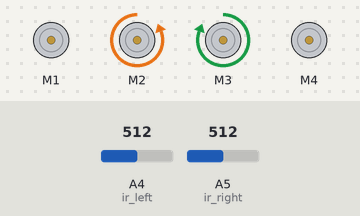
This program was run on a simulated Arduino Uno, built with avr-gcc and run on an emulated ATmega328P. Shown: 4 × DC motor (green arrow = forward, orange = backward, longer = faster). Inputs (shaded band) come from the test bench; at power-on: A4 (ir_left) = 512, A5 (ir_right) = 512.

Above: at 10.9 s.
11.0 s: A4 (ir_left) set to 306
At 11.9 s:
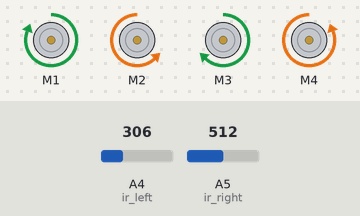
12.5 s: A5 (ir_right) set to 306
At 13.1 s:
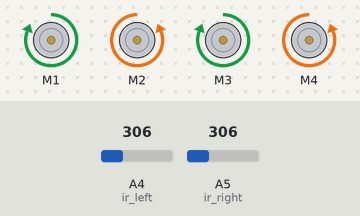
14.0 s: A5 (ir_right) set to 290
At 15.1 s:
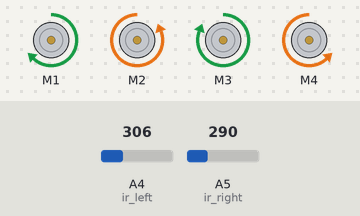
15.5 s: A4 (ir_left) set to 287
At 16.3 s:
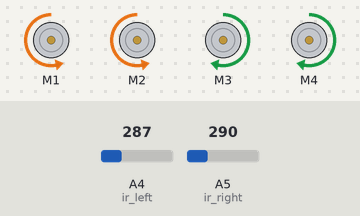
17.0 s: A4 (ir_left) set to 258
18.5 s: A4 (ir_left) set to 232
At 19.8 s:
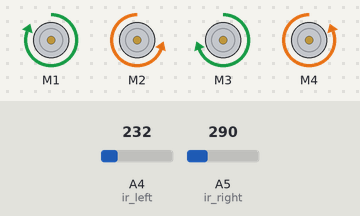
Timing chart, 0 to 21.0 s (numbered marks = the images above; inputs shaded):
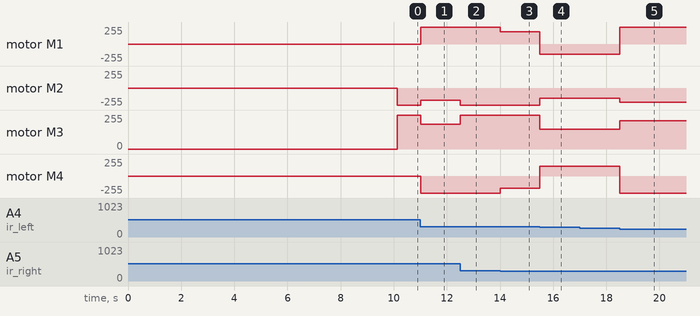

Measured:
- the behaviour switches between 301 and 300 on A4 (ir_left) (found by bisection; images 3 and 4)
- the behaviour switches between 250 and 249 on A4 (ir_left) (found by bisection; images 4 and 5)
- after the input at 11.0 s, motor M1: stopped → forward 255/255 at once; motor M2: backward 255/255 → backward 184/255 at once; motor M3: forward 255/255 → forward 184/255 at once; motor M4: stopped → backward 255/255 at once
- after the input at 12.5 s, motor M2: backward 184/255 → backward 255/255 at once; motor M3: forward 184/255 → forward 255/255 at once
- after the input at 14.0 s, motor M1: forward 255/255 → forward 184/255 at once; motor M4: backward 255/255 → backward 184/255 at once
- after the input at 15.5 s, motor M1: forward 184/255 → backward 150/255 at once; motor M2: backward 255/255 → backward 150/255 at once; motor M3: forward 255/255 → forward 150/255 at once; motor M4: backward 184/255 → forward 150/255 at once
- after the input at 17.0 s, every drawn part: stays the same
- after the input at 18.5 s, motor M1: backward 150/255 → forward 255/255 at once; motor M2: backward 150/255 → backward 212/255 at once; motor M3: forward 150/255 → forward 212/255 at once; motor M4: forward 150/255 → backward 255/255 at once

The program:

main.cpp
```cpp
#include <Arduino.h>
#include <AFMotor.h>

#define BASE_SPEED 200
#define TURN_SPEED 150
#define SEARCH_SPEED 150
#define THRESHOLD 500
#define YELLOW_MIN 20
#define YELLOW_MAX 29

// Fuzzy controller membership ranges
#define BLACK_LOW 0
#define BLACK_HIGH 250
#define DARK_GREY_LOW 125
#define DARK_GREY_HIGH 500
#define TRANSITION_LOW 300
#define TRANSITION_HIGH 750
#define BACKGROUND_LOW 750
#define BACKGROUND_HIGH 1023

AF_DCMotor motor1(1);
AF_DCMotor motor2(2);
AF_DCMotor motor3(3);
AF_DCMotor motor4(4);

byte ir_right = A5;
byte ir_left = A4;

int left_speed = 0;
int right_speed = 0;
int state = 0;

// Startup pause variables
bool is_startup_paused = false;
unsigned long startup_pause_start = 0;
const unsigned long startup_pause_duration = 10000; // 10 seconds pause at startup

// Marker detection variables
bool marker_detected = false;
bool is_marker_paused = false;
unsigned long marker_pause_start = 0;
const unsigned long marker_pause_duration = 10000; // 10 seconds pause when office marker detected
int yellow_detection_count = 0;

// Office markers detected (2 offices, then base)
int office_marker_count = 0;
const int TOTAL_OFFICE_MARKERS = 2;
bool is_base_reached = false;
bool robot_finished = false;

// Cooldown to prevent re-detecting same marker
bool marker_cooldown = false;
unsigned long cooldown_start = 0;
const unsigned long cooldown_duration = 2000; // 2 seconds cooldown after pause

// Delay before pause after detection
bool delay_before_pause = false;
unsigned long detection_time = 0;
const unsigned long delay_duration = 500; // 0.5 seconds delay before pausing

// Fuzzy membership function results
float left_black = 0, left_dark_grey = 0, left_transition = 0, left_background = 0;
float right_black = 0, right_dark_grey = 0, right_transition = 0, right_background = 0;

// Fuzzy output speeds (initialized)
float m1_speed = 0, m2_speed = 0, m3_speed = 0, m4_speed = 0;

void controller(int, int);
void drive_all_motors(int, int);
void fuzzy_membership(int value, float &black, float &dark_grey, float &transition, float &background);
void fuzzy_inference(float l_black, float l_dark, float l_trans, float l_bg,
                     float r_black, float r_dark, float r_trans, float r_bg,
                     float &out1, float &out2, float &out3, float &out4);
void fuzzy_defuzzify(float out1, float out2, float out3, float out4, int &left_speed, int &right_speed);

// Fuzzy membership function for sensor values
void fuzzy_membership(int value, float &black, float &dark_grey, float &transition, float &background)
{
    // Black membership (0-250, peak at 0)
    if (value <= 0) black = 1.0;
    else if (value < 250) black = 1.0 - (value / 250.0);
    else black = 0.0;

    // Dark grey membership (125-500, center at 312.5)
    if (value <= 125) dark_grey = 0.0;
    else if (value < 312.5) dark_grey = (value - 125) / 187.5;
    else if (value < 500) dark_grey = 1.0 - ((value - 312.5) / 187.5);
    else dark_grey = 0.0;

    // Transition membership (300-750, center at 525)
    if (value <= 300) transition = 0.0;
    else if (value < 525) transition = (value - 300) / 225.0;
    else if (value < 750) transition = 1.0 - ((value - 525) / 225.0);
    else transition = 0.0;

    // Background membership (750-1023, peak at 1023)
    if (value <= 750) background = 0.0;
    else if (value < 886.5) background = (value - 750) / 136.5;
    else background = 1.0;
}

// Fuzzy inference engine
void fuzzy_inference(float l_black, float l_dark, float l_trans, float l_bg,
                     float r_black, float r_dark, float r_trans, float r_bg,
                     float &out1, float &out2, float &out3, float &out4)
{
    // Rule 1: Both sensors on blackm, Then go straight
    float rule1 = min(l_black, r_black);
    out1 = max(out1, rule1 * 200);  // motor1 forward
    out2 = max(out2, rule1 * 200);  // motor2 forward
    out3 = max(out3, rule1 * 200);  // motor3 forward
    out4 = max(out4, rule1 * 200);  // motor4 forward

    // Rule 2: Left black, right dark grey, Then slight right turn
    float rule2 = min(l_black, r_dark);
    out1 = max(out1, rule2 * 180);  // motor1 forward
    out2 = max(out2, rule2 * 150);  // motor2 forward (slower)
    out3 = max(out3, rule2 * 150);  // motor3 forward (slower)
    out4 = max(out4, rule2 * 180);  // motor4 forward

    // Rule 3: Left dark grey, right black, Then slight left turn
    float rule3 = min(l_dark, r_black);
    out1 = max(out1, rule3 * 150);  // motor1 forward (slower)
    out2 = max(out2, rule3 * 180);  // motor2 forward
    out3 = max(out3, rule3 * 180);  // motor3 forward
    out4 = max(out4, rule3 * 150);  // motor4 forward (slower)

    // Rule 4: Left black, right transition, Then medium right turn
    float rule4 = min(l_black, r_trans);
    out1 = max(out1, rule4 * 200);   // motor1 forward
    out2 = max(out2, rule4 * 100);   // motor2 forward (slow)
    out3 = max(out3, rule4 * 100);   // motor3 forward (slow)
    out4 = max(out4, rule4 * 200);   // motor4 forward

    // Rule 5: Left transition, right black, Then medium left turn
    float rule5 = min(l_trans, r_black);
    out1 = max(out1, rule5 * 100);   // motor1 forward (slow)
    out2 = max(out2, rule5 * 200);   // motor2 forward
    out3 = max(out3, rule5 * 200);   // motor3 forward
    out4 = max(out4, rule5 * 100);   // motor4 forward (slow)

    // Rule 6: Left black, right background, Then sharp right turn
    float rule6 = min(l_black, r_bg);
    out1 = max(out1, rule6 * 200);   // motor1 forward
    out2 = max(out2, rule6 * -150);  // motor2 backward
    out3 = max(out3, rule6 * -150);  // motor3 backward
    out4 = max(out4, rule6 * 200);   // motor4 forward

    // Rule 7: Left background, right black, Then sharp left turn
    float rule7 = min(l_bg, r_black);
    out1 = max(out1, rule7 * -150);  // motor1 backward
    out2 = max(out2, rule7 * 200);   // motor2 forward
    out3 = max(out3, rule7 * 200);   // motor3 forward
    out4 = max(out4, rule7 * -150);  // motor4 backward

    // Rule 8: Both sensors on transition or background, Then rotate/search
    float rule8 = max(min(l_trans, r_trans), min(l_bg, r_bg));
    out1 = max(out1, rule8 * -150);  // motor1 backward (rotate)
    out2 = max(out2, rule8 * 150);   // motor2 forward
    out3 = max(out3, rule8 * 150);   // motor3 forward
    out4 = max(out4, rule8 * -150);  // motor4 backward (rotate)

    // Rule 9: Left dark grey, right transition, Then gentle right turn
    float rule9 = min(l_dark, r_trans);
    out1 = max(out1, rule9 * 180);   // motor1 forward
    out2 = max(out2, rule9 * 130);   // motor2 forward
    out3 = max(out3, rule9 * 130);   // motor3 forward
    out4 = max(out4, rule9 * 180);   // motor4 forward

    // Rule 10: Left transition, right dark grey, Then gentle left turn
    float rule10 = min(l_trans, r_dark);
    out1 = max(out1, rule10 * 130);  // motor1 forward
    out2 = max(out2, rule10 * 180);  // motor2 forward
    out3 = max(out3, rule10 * 180);  // motor3 forward
    out4 = max(out4, rule10 * 130);  // motor4 forward
}

// Defuzzification using centroid method
void fuzzy_defuzzify(float out1, float out2, float out3, float out4, int &left_speed, int &right_speed)
{
    // Sum of all output memberships
    float sum1 = abs(out1);
    float sum2 = abs(out2);
    float sum3 = abs(out3);
    float sum4 = abs(out4);

    // If all outputs are zero, search mode
    if (sum1 < 0.01 && sum2 < 0.01 && sum3 < 0.01 && sum4 < 0.01) {
        left_speed = -SEARCH_SPEED;
        right_speed = SEARCH_SPEED;
        return;
    }

    // Normalize and scale to motor speed range
    float max_sum = max(max(sum1, sum2), max(sum3, sum4));
    if (max_sum > 0) {
        out1 = (out1 / max_sum) * 255;
        out2 = (out2 / max_sum) * 255;
        out3 = (out3 / max_sum) * 255;
        out4 = (out4 / max_sum) * 255;
    }

    // For differential drive, combine motor pairs
    // Left side: motors 1 and 4
    left_speed = constrain((out1 + out4) / 2, -255, 255);
    // Right side: motors 2 and 3
    right_speed = constrain((out2 + out3) / 2, -255, 255);
}

void controller(int sensor1, int sensor2)
{
    // Reset fuzzy outputs
    float out1 = 0, out2 = 0, out3 = 0, out4 = 0;

    // Calculate membership values for left sensor
    fuzzy_membership(sensor1, left_black, left_dark_grey, left_transition, left_background);

    // Calculate membership values for right sensor
    fuzzy_membership(sensor2, right_black, right_dark_grey, right_transition, right_background);

    // Perform fuzzy inference
    fuzzy_inference(left_black, left_dark_grey, left_transition, left_background,
                    right_black, right_dark_grey, right_transition, right_background,
                    out1, out2, out3, out4);

    // Defuzzify to get motor speeds
    fuzzy_defuzzify(out1, out2, out3, out4, left_speed, right_speed);

    // Update state for debugging
    if (left_speed > 50 && right_speed > 50) state = 1;
    else if (left_speed > right_speed) state = 2;
    else if (right_speed > left_speed) state = 3;
    else state = 4;
}

void setup()
{
    // Stop all motors on startup
    motor1.run(RELEASE);
    motor2.run(RELEASE);
    motor3.run(RELEASE);
    motor4.run(RELEASE);

    motor1.setSpeed(0);
    motor2.setSpeed(0);
    motor3.setSpeed(0);
    motor4.setSpeed(0);

    pinMode(A5, INPUT);
    pinMode(A4, INPUT);

    motor1.setSpeed(255);
    motor2.setSpeed(255);
    motor3.setSpeed(255);
    motor4.setSpeed(255);

    // Start the 10-second startup pause
    is_startup_paused = true;
    startup_pause_start = millis();
}

void loop()
{
    // Check if robot is in startup pause
    if (is_startup_paused)
    {
        // Keep motors stopped
        drive_all_motors(0, 0);

        // Check if 10-second startup pause is over
        if (millis() - startup_pause_start >= startup_pause_duration)
        {
            is_startup_paused = false;
        }

        delay(100);
        return;
    }

    // Check if robot has finished (base reached)
    if (robot_finished)
    {
        // Keep motors stopped forever
        drive_all_motors(0, 0);
        delay(100);
        return;
    }

    int left_val = analogRead(ir_left);
    int right_val = analogRead(ir_right);

    // Check if robot is paused due to office marker detection
    if (is_marker_paused)
    {
        // Keep motors stopped
        drive_all_motors(0, 0);

        // Check if 10-second marker pause is over
        if (millis() - marker_pause_start >= marker_pause_duration)
        {
            is_marker_paused = false;
            marker_detected = false;
            yellow_detection_count = 0;

            // Start cooldown to prevent re-detecting same marker
            marker_cooldown = true;
            cooldown_start = millis();
        }

        delay(100);
        return;
    }

    // Check if in cooldown period (prevents re-detecting same marker)
    if (marker_cooldown)
    {
        if (millis() - cooldown_start >= cooldown_duration)
        {
            marker_cooldown = false; // Cooldown finished
        }
        else
        {
            // During cooldown, just follow the line normally
            controller(left_val, right_val);
            drive_all_motors(left_speed, right_speed);
            delay(10);
            return;
        }
    }

    // Check if in delay-before-pause period
    if (delay_before_pause)
    {
        // Continue following line during delay
        controller(left_val, right_val);
        drive_all_motors(left_speed, right_speed);

        // Check if 0.5 seconds has passed
        if (millis() - detection_time >= delay_duration)
        {
            delay_before_pause = false;

            // Now pause the robot
            marker_detected = true;
            is_marker_paused = true;
            marker_pause_start = millis();

            // Stop motors immediately
            drive_all_motors(0, 0);
            yellow_detection_count = 0;

            delay(50);
            return;
        }

        delay(10);
        return;
    }

    // YELLOW MARKER DETECTION
    if (!marker_detected && !marker_cooldown && !delay_before_pause)
    {
        bool left_yellow = (left_val >= YELLOW_MIN && left_val <= YELLOW_MAX);
        bool right_yellow = (right_val >= YELLOW_MIN && right_val <= YELLOW_MAX);

        if (left_yellow || right_yellow)
        {
            yellow_detection_count++;

            // Need 2 consecutive detections to confirm
            if (yellow_detection_count >= 2)
            {
                // Increment office marker count
                office_marker_count++;

                // Check if this is the base marker (3rd marker)
                if (office_marker_count > TOTAL_OFFICE_MARKERS)
                {
                    // BASE REACHED, Stop forever
                    is_base_reached = true;
                    robot_finished = true;
                    drive_all_motors(0, 0);
                    yellow_detection_count = 0;
                    delay(50);
                    return;
                }
                else
                {
                    // Office marker detected, start 0.5 second delay before pausing
                    delay_before_pause = true;
                    detection_time = millis();
                    yellow_detection_count = 0;

                    delay(50);
                    return;
                }
            }
        }
        else
        {
            yellow_detection_count = 0;
        }
    }

    // Normal line following with fuzzy logic
    controller(left_val, right_val);
    drive_all_motors(left_speed, right_speed);

    delay(10);
}

void drive_all_motors(int left, int right)
{
    left = constrain(left, -255, 255);
    right = constrain(right, -255, 255);

    if (left > 0)
    {
        motor1.setSpeed(left);
        motor4.setSpeed(left);
        motor1.run(FORWARD);
        motor4.run(BACKWARD);
    }
    else if (left < 0)
    {
        motor1.setSpeed(-left);
        motor4.setSpeed(-left);
        motor1.run(BACKWARD);
        motor4.run(FORWARD);
    }
    else
    {
        motor1.run(RELEASE);
        motor4.run(RELEASE);
    }

    if (right > 0)
    {
        motor2.setSpeed(right);
        motor3.setSpeed(right);
        motor2.run(BACKWARD);
        motor3.run(FORWARD);
    }
    else if (right < 0)
    {
        motor2.setSpeed(-right);
        motor3.setSpeed(-right);
        motor2.run(FORWARD);
        motor3.run(BACKWARD);
    }
    else
    {
        motor2.run(RELEASE);
        motor3.run(RELEASE);
    }
}
```
